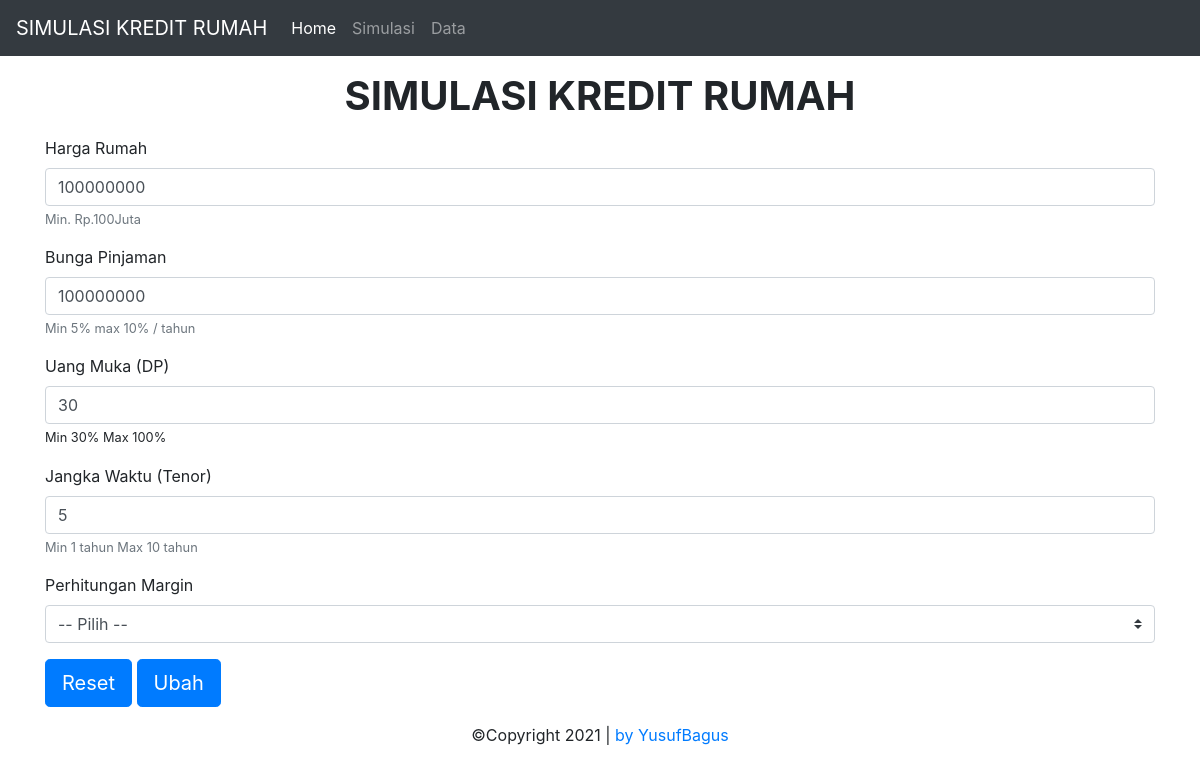
Screenshot of /ubah.php?id=0 with the database file from the repository.
### tables this page shows
CREATE TABLE `data_kredit` (
  `id` int(11) NOT NULL,
  `harga` int(50) NOT NULL,
  `bunga` int(10) NOT NULL,
  `uangdp` int(10) NOT NULL,
  `tenor` int(10) NOT NULL,
  `margin` varchar(10) NOT NULL
);

### functions.php (called while the page is built, shortened)
<?php
$conn = mysqli_connect('localhost', 'root', '', 'kredit_rumah');
function query($query)
{
    global $conn;
    $result = mysqli_query($conn, $query);
    $rows = [];
    while ($row = mysqli_fetch_assoc($result)) {
        $rows[] = $row;
    }
    return $rows;
}

### ubah.php (the view, shortened to what this page needs)
<?php
require 'functions.php';
$id = $_GET["id"];
$kredit = query("SELECT * FROM data_kredit WHERE id = $id")[0];
?>
<!DOCTYPE html>
<html lang="en">
<head>
    <link rel="stylesheet" href="https://stackpath.bootstrapcdn.com/bootstrap/4.5.2/css/bootstrap.min.css">
    <link rel="stylesheet" type="text/css" href="bootstrap-datepicker.min.css">
</head>
<body>
    <header>
        <nav class="navbar navbar-expand-lg navbar-dark bg-dark">
            <a class="navbar-brand" href="index.php">SIMULASI KREDIT RUMAH</a>
            <div class="collapse navbar-collapse" id="navbarNav">
                <ul class="navbar-nav">
                    <li class="nav-item active">
                        <a class="nav-link" href="index.php">Home<span class="sr-only">(current)</span></a>
                    </li>
                    <li class="nav-item">
                        <a class="nav-link" href="#">Simulasi</a>
                    </li>
                    <li class="nav-item">
                        <a class="nav-link" href="data.php">Data</a>
                    </li>
                </ul>
            </div>
        </nav>
    </header>
    <main>
        <div class="container">
            <h1 class="font-weight-bold text-center mt-3 mb-3">
                SIMULASI KREDIT RUMAH
            </h1>
            <form action="" method="post">
                <div class="form-group">
                    <label for="harga">Harga Rumah</label>
                    <input type="number" class="form-control" name="harga" min="100000000" placeholder="ex. Rp. 100.000.000" value="<?= $kredit['harga']; ?>">
                    <small class="form-text text-muted">Min. Rp.100Juta</small>
                </div>
                <div class="form-group">
                    <label for="bunga">Bunga Pinjaman</label>
                    <input type="number" class="form-control" name="bunga" min="5" value="<?= $kredit['harga']; ?>">
                    <small class="form-text text-muted">Min 5% max 10% / tahun</small>
                </div>
                <div class="form-group">
                    <label for="uangdp">Uang Muka (DP)</label>
                    <input type="number" class="form-control" name="uangdp" min="30" placeholder="Dalam bentuk persen (%)" value="<?= $kredit['uangdp']; ?>">
                    <small class="form-text tex  t-muted">Min 30% Max 100%</small>
                </div>
                <div class="form-group">
                    <label for="tenor">Jangka Waktu (Tenor)</label>
                    <input type="number" class="form-control" name="tenor" min="1" value="<?= $kredit['tenor']; ?>">
                    <small class="form-text text-muted">Min 1 tahun Max 10 tahun</small>
                </div>
                <div class="form-group">
                    <label for="margin">Perhitungan Margin</label>
                    <select class="form-control custom-select" id="perhitunganmargin" name="margin" value="<?= $kredit['margin']; ?>">
                        <option disabled selected>-- Pilih --</option>
                    </select>
                </div>
                <div class="form-group">
                    <button class="btn btn-lg btn-primary" name="reset">Reset</button>
                    <button class="btn btn-lg btn-primary" name="gass">Ubah</button>
                </div>
                <footer>
                    <div class="container text-center">
                        <div class="row">
                            <div class="col-sm-12">
                                <p>&copy;Copyright 2021 | <a href="#">by YusufBagus
                            </div>
                        </div>
                </footer>
        </div>
    </main>
</body>
</html>

### rows the page displays
data_kredit: harga "100000000", bunga "100000000", uangdp "30", tenor "5"
